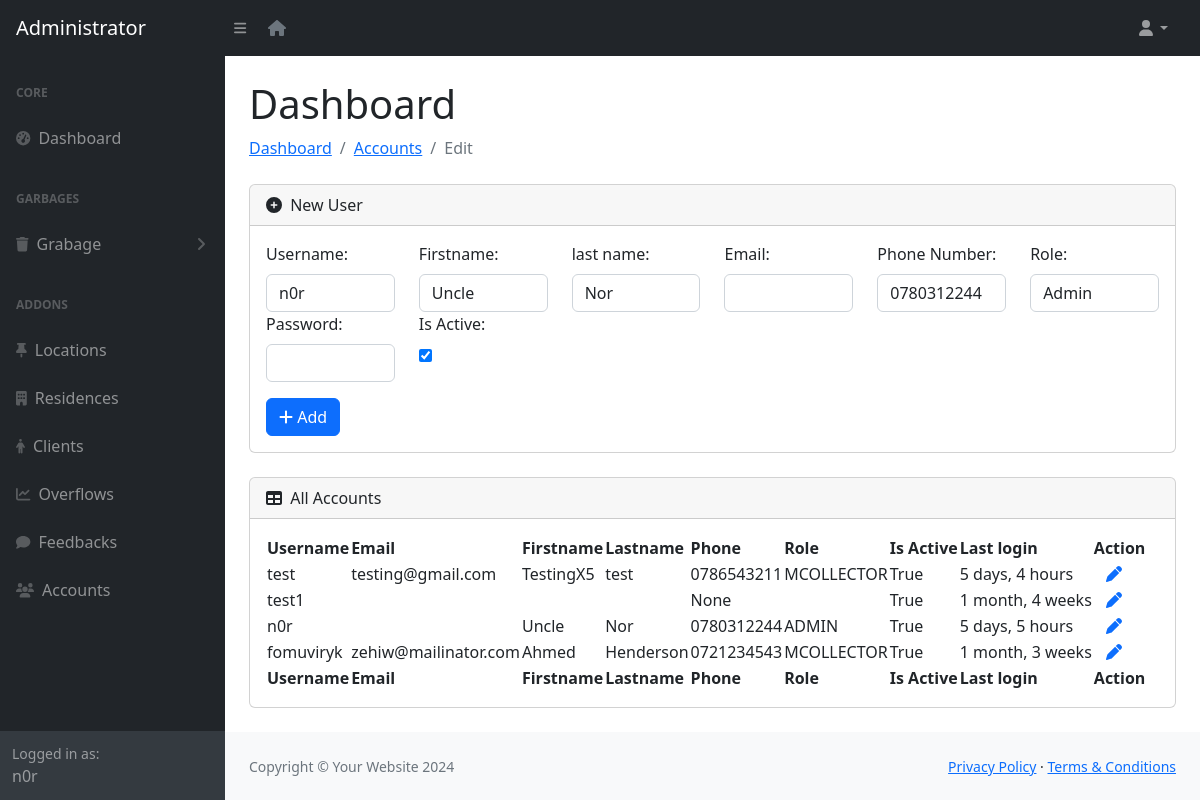
Screenshot of /accounts/edit/5 (signed in) with the database file from the repository.
### app/models.py (models this page shows)
class User(AbstractUser):
    class Role(models.TextChoices):
        MCOLLECTOR = "MCOLLECTOR", "Money Collector"
        ADMIN = "ADMIN", "Admin"
    role = models.CharField(max_length=50, choices=Role.choices)
    phone_number = models.CharField(validators=[phone_regex], max_length=13, unique=True, null=True)
    groups = models.ManyToManyField(
        'auth.Group',
        related_name='users',
        blank=True,
        help_text='The groups this user belongs to.'
    )
    user_permissions = models.ManyToManyField(
        'auth.Permission',
        related_name='users',
        blank=True,
        help_text='Specific permissions for this user.'
    )

### app/views.py (the view)
# urls.py: path('accounts/edit/<int:pk>', views.editAccounts, name="edit-accounts"),
@role_required(['ADMIN'])
def editAccounts(request, pk):
    users = User.objects.all()
    user = User.objects.get(id=pk)
    if request.method == "POST":
        form = EditAccountForm(request.POST, instance=user)
        if form.is_valid():
            user = form.save(commit=False)
            password = form.cleaned_data.get('password')
            if password:
                user.password = make_password(password)
            else:
                user.password = user.__class__.objects.get(pk=user.pk).password  # Retain original password
            user.save()
            messages.success(request, 'Account has been updated successfully!')
            return redirect('accounts')
        else:
            messages.error(request, f"Error: {form.errors}")
    else:
        form = EditAccountForm(instance=user)
    context = { 'form': form, 'users': users }
    return render(request, 'adminn/edit-accounts.html', context)

### app/forms.py
class EditAccountForm(forms.ModelForm):
    class Meta:
        model = User
        fields = '__all__'
        exclude = ['is_superuser', 'last_login', 'is_staff', 'date_joined', 'groups', 'user_permissions']
        widgets = {
            'username': forms.TextInput(attrs={'class': 'form-control'}),
            'first_name': forms.TextInput(attrs={'class': 'form-control'}),
            'last_name': forms.TextInput(attrs={'class': 'form-control'}),
            'email': forms.EmailInput(attrs={'class': 'form-control'}),
            'phone_number': forms.TextInput(attrs={'class': 'form-control'}),
            'role': forms.Select(attrs={'class': 'form-control'}),
            'password': forms.PasswordInput(attrs={'class': 'form-control'}),
        }
    def __init__(self, *args, **kwargs):
        super(EditAccountForm, self).__init__(*args, **kwargs)
        self.fields['password'].required = False

### app/views.py (called while the page is built)
def role_required(allowed_roles):
    def decorator(view_func):
        @wraps(view_func)
        def _wrapped_view(request, *args, **kwargs):
            if request.user.is_authenticated and request.user.role in allowed_roles:
                return view_func(request, *args, **kwargs)
            return redirect('403')
        return _wrapped_view
    return decorator

### app/templates/app/adminn/edit-accounts.html (shortened to what this page needs)
{% load static %}
{% include 'adminn/includes/header.html' %}
            <div id="layoutSidenav_content">
                <main>
                    <div class="container-fluid px-4">
                        <h1 class="mt-4">Dashboard</h1>
                        <ol class="breadcrumb mb-4">
                            <li class="breadcrumb-item "><a href="{% url 'admin-home' %}">Dashboard</a></li>
                            <li class="breadcrumb-item "><a href="{% url 'accounts' %}">Accounts</a></li>
                            <li class="breadcrumb-item active">Edit</li>
                        </ol>
                        <div class="card mb-4">
                            <div class="card-header">
                                <i class="fas fa-plus-circle me-1"></i>
                               New User
                            </div>
                            <div class="card-body">
                                <form method="POST" class="row">
                                    <div class="col-md-2">
                                      <label for="username" class="form-label">Username:</label>
                                      {{ form.username }}
                                    </div>
                                    <div class="col-md-2">
                                        <label for="first_name" class="form-label">Firstname:</label>
                                        {{ form.first_name }}
                                    </div>
                                    <div class="col-md-2">
                                        <label for="last_name" class="form-label">last name:</label>
                                        {{ form.last_name }}
                                    </div>
                                    <div class="col-md-2">
                                        <label for="email" class="form-label">Email:</label>
                                        {{ form.email }}
                                    </div>
                                    <div class="col-md-2">
                                        <label for="phone_number" class="form-label">Phone Number:</label>
                                        {{ form.phone_number }}
                                    </div>
                                    <div class="col-md-2">
                                        <label for="role" class="form-label">Role:</label>
                                        {{ form.role }}
                                    </div>
                                    <div class="col-md-2">
                                        <label for="password" class="form-label">Password:</label>
                                        {{ form.password }}
                                    </div>
                                    <div class="col-md-2">
                                        <label for="is_active" class="form-label">Is Active:</label><br>
                                        {{ form.is_active }}
                                    </div>
                                    <div class="col-md-12 mt-3">
                                        <button type="submit" class="btn btn-primary"><i class="fas fa-plus"></i> Add</button>
                                      </div>
                                </form>
                            </div>
                        </div>
                        <div class="card mb-4">
                            <div class="card-header">
                                <i class="fas fa-table me-1"></i>
                                All Accounts
                            </div>
                            <div class="card-body">
                              <table id="datatablesSimple">
                                <thead>
                                    <tr>
                                        <th>Username</th>
                                        <th>Email</th>
                                        <th>Firstname</th>
                                        <th>Lastname</th>
                                        <th>Phone</th>
                                        <th>Role</th>
                                        <th>Is Active</th>
                                        <th>Last login</th>
                                        <th>Action</th>
                                    </tr>
                                </thead>
                                <tfoot>
                                    <tr>
                                        <th>Username</th>
                                        <th>Email</th>
                                        <th>Firstname</th>
                                        <th>Lastname</th>
                                        <th>Phone</th>
                                        <th>Role</th>
                                        <th>Is Active</th>
                                        <th>Last login</th>
                                        <th>Action</th>
                                    </tr>
                                </tfoot>
                                <tbody>
                                    {% for user in users %}
                                        <tr>
                                            <td>{{ user.username }}</td>
                                            <td>{{ user.email }}</td>
                                            <td>{{ user.first_name }}</td>
                                            <td>{{ user.last_name }}</td>
                                            <td>{{ user.phone_number }}</td>
                                            <td>{{ user.role }}</td>
                                            <td>{{ user.is_active }}</td>
                                            <td>{{ user.last_login | timesince}}</td>
                                            <td>&nbsp &nbsp<a href="{% url 'edit-accounts'  user.id %}"><i class="fa fa-pen"></i></a></td>
                                        </tr>
                                    {% endfor %}
                                </tbody>
                              </table>
                              </div>
                          </div>
                    </div>
                </main>
{% include 'adminn/includes/footer.html' %}

### app/templates/app/adminn/includes/header.html (shortened to what this page needs)
{% load static %}
<!DOCTYPE html>
<html lang="en">
    <head>
        <link href="https://cdn.jsdelivr.net/npm/simple-datatables@7.1.2/dist/style.min.css" rel="stylesheet" />
        <link href="{% static 'adminn/css/styles.css' %}" rel="stylesheet" />
    </head>
    <body class="sb-nav-fixed">
        <nav class="sb-topnav navbar navbar-expand navbar-dark bg-dark">
            <a class="navbar-brand ps-3" href="{% url 'admin-home' %}">Administrator</a>
            <button class="btn btn-link btn-sm order-1 order-lg-0 me-4 me-lg-0" id="sidebarToggle" href="#!"><i class="fas fa-bars"></i></button>&nbsp;&nbsp;&nbsp;
            <a href="/" class="text-secondary"><i class="fas fa-house"></i></a>
            <ul class="navbar-nav ms-auto ms-md-0 me-3 me-lg-4">
                <li class="nav-item dropdown">
                    <a class="nav-link dropdown-toggle" id="navbarDropdown" href="#" role="button" data-bs-toggle="dropdown" aria-expanded="false"><i class="fas fa-user fa-fw"></i></a>
                </li>
            </ul>
        </nav>
        <div id="layoutSidenav">
            <div id="layoutSidenav_nav">
                <nav class="sb-sidenav accordion sb-sidenav-dark" id="sidenavAccordion">
                    <div class="sb-sidenav-menu">
                        <div class="nav">
                            <div class="sb-sidenav-menu-heading">Core</div>
                            <a class="nav-link" href="{% url 'admin-home' %}">
                                <div class="sb-nav-link-icon"><i class="fas fa-tachometer-alt"></i></div>
                                Dashboard
                            </a>
                            <div class="sb-sidenav-menu-heading">Garbages</div>
                            <a class="nav-link collapsed" href="#" data-bs-toggle="collapse" data-bs-target="#collapseLayouts" aria-expanded="false" aria-controls="collapseLayouts">
                                <div class="sb-nav-link-icon"><i class="fas fa-trash"></i></div>
                                Grabage
                                <div class="sb-sidenav-collapse-arrow"><i class="fas fa-angle-down"></i></div>
                            </a>
                            <div class="sb-sidenav-menu-heading">Addons</div>
                            <a class="nav-link" href="{% url 'locations' %}">
                                <div class="sb-nav-link-icon"><i class="fas fa-thumb-tack"></i></div>
                                Locations
                            </a>
                            <a class="nav-link" href="{% url 'residence' %}">
                                <div class="sb-nav-link-icon"><i class="fas fa-building"></i></div>
                                Residences
                            </a>
                            <a class="nav-link" href="{% url 'clients' %}">
                                <div class="sb-nav-link-icon"><i class="fas fa-male"></i></div>
                                Clients
                            </a>
                            <a class="nav-link" href="{% url 'overflow' %}">
                                <div class="sb-nav-link-icon"><i class="fas fa-line-chart"></i></div>
                                Overflows
                            </a>
                            <a class="nav-link" href="{% url 'feedbacks' %}">
                                <div class="sb-nav-link-icon"><i class="fas fa-comment"></i></div>
                                Feedbacks
                            </a>
                            <a class="nav-link" href="{% url 'accounts' %}">
                                <div class="sb-nav-link-icon"><i class="fas fa-users"></i></div>
                                Accounts
                            </a>
                        </div>
                    </div>
                    <div class="sb-sidenav-footer">
                        <div class="small">Logged in as:</div>
                        {{ request.user }}
                    </div>
                </nav>
            </div>

### rows the page displays
User: user "n0r", username "n0r", first_name "Uncle", last_name "Nor", phone_number "0780312244", role "Admin", is_active "☑", role "ADMIN", is_active "True", last_login "5 days, 5 hours"
User: username "test", email "testing@gmail.com", first_name "TestingX5", last_name "test", phone_number "0786543211", role "MCOLLECTOR", is_active "True", last_login "5 days, 4 hours"
User: username "test1", phone_number "None", is_active "True", last_login "1 month, 4 weeks"
User: username "fomuviryk", email "zehiw@mailinator.com", first_name "Ahmed", last_name "Henderson", phone_number "0721234543", role "MCOLLECTOR", is_active "True", last_login "1 month, 3 weeks"
